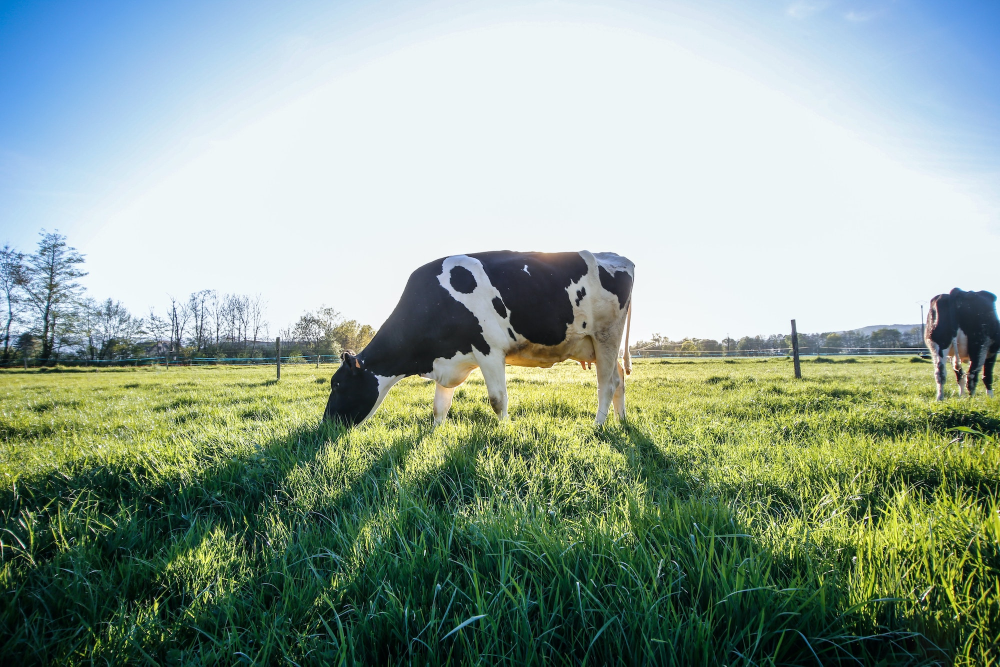
#> input picture labs/lab_11/cow.jpg, 2000 x 1333 px (shown at 1/2 size)
$ python demo.py
#> lines starting #> are read from the running program, lines starting #| are printed output that depends on the picture
from PIL import Image  # import the submodule Image from PIL
import numpy as np

FILENAME = "cow.jpg"

# open an image filestream
filestream = Image.open(FILENAME)
#> filestream is the input picture: PIL image 2000x1333 RGB; mean R, G, B 144.8, 163.1, 149.1

# convert the filestream to a numpy array
img_array = np.array(filestream)

# check the dimension
img_array.shape

# remember to close the file stream
filestream.close()

# visualization
import matplotlib.pyplot as plt

plt.imshow(img_array)

# crop the image
# we want all RGB channels,
# so we put : in the third dimension
plt.imshow(img_array[500:830, 1800:, :])

# lecture 11.2

import numpy as np
from scipy.signal import convolve2d
import matplotlib.pyplot as plt

img = np.zeros((10, 10))
img[5:8, 5:8] = 1
plt.imshow(img)

# kernel 1
kernel = np.array([[7, 1, 7], [1, -32, 1], [7, 1, 7]])
output = convolve2d(img, kernel, mode="same")
plt.imshow(output)

# kernel 2
kernel = np.array([[-7, -1, -7], [1, -2, 1], [7, 1, 7]])
output = convolve2d(img, kernel, mode="same")
plt.imshow(output)
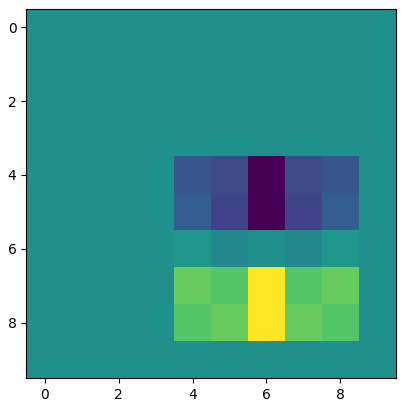
#> figure drawn by matplotlib, 1 panel
